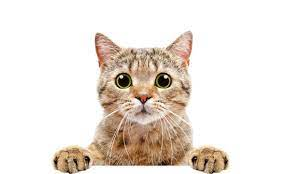
#> input picture 0. Photos/Cat 2.jpg, 290 x 174 px, found by its file name
$ python main.py
#> lines starting #> are read from the running program, lines starting #| are printed output that depends on the picture
import cv2 as cv

img = cv.imread('0. Photos\Cat 2.jpg')
#> img is the input picture: shape (174, 290, 3); mean B, G, R 219.8, 227.2, 235.2
cv.imshow('Cat',img)

# Average
average = cv.blur(img, (7,7))
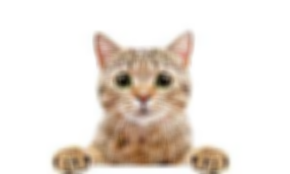
#> average: shape (174, 290, 3); mean B, G, R 219.8, 227.1, 235.2
cv.imshow('average',average)

# Gaussian Blur -> lọc nhiễu hoặc nhiễu muối tiêu (salt and pepper),
gauss = cv.GaussianBlur(img, (7,7), 0)
cv.imshow('Gaussian', gauss)

#Median Blur
median = cv.medianBlur(img, 3)
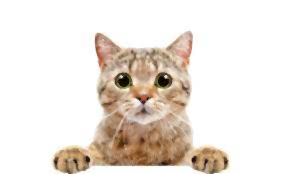
#> median: shape (174, 290, 3); mean B, G, R 220.1, 227.5, 235.6
cv.imshow('median', median)

#Bilateral -> làm mịn mà vẫn giữ lại được biên của ảnh
bilateral = cv.bilateralFilter(img, 5, 15, 15)
cv.imshow('bilateral', bilateral)

cv.waitKey(0)

$ run again, with 0. Photos/Balloon.jpg copied over 0. Photos/Cat 2.jpg
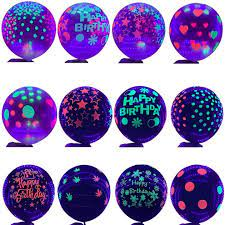
#> input picture 0. Photos/Balloon.jpg, 225 x 225 px, found by its file name
#> img is the input picture: shape (225, 225, 3); mean B, G, R 182, 127.2, 144.9
#> `gauss = cv.GaussianBlur(img, (7,7), 0)`:
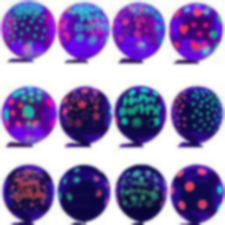
#> gauss: shape (225, 225, 3); mean B, G, R 182, 127.2, 144.9
#> `median = cv.medianBlur(img, 3)`:
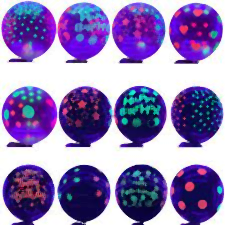
#> median: shape (225, 225, 3); mean B, G, R 182.7, 126.3, 144.7

$ run again, with 0. Photos/Boston.jpg copied over 0. Photos/Cat 2.jpg
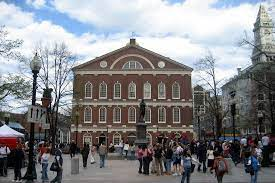
#> input picture 0. Photos/Boston.jpg, 275 x 183 px, found by its file name
#> img is the input picture: shape (183, 275, 3); mean B, G, R 137.3, 134.2, 133.2
#> `gauss = cv.GaussianBlur(img, (7,7), 0)`:
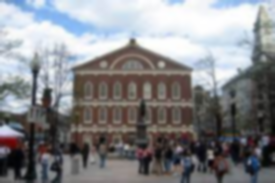
#> gauss: shape (183, 275, 3); mean B, G, R 137.4, 134.2, 133.3
#> `median = cv.medianBlur(img, 3)`:
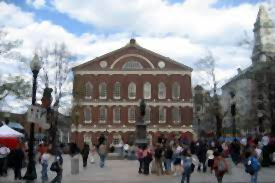
#> median: shape (183, 275, 3); mean B, G, R 137.1, 133.9, 133
